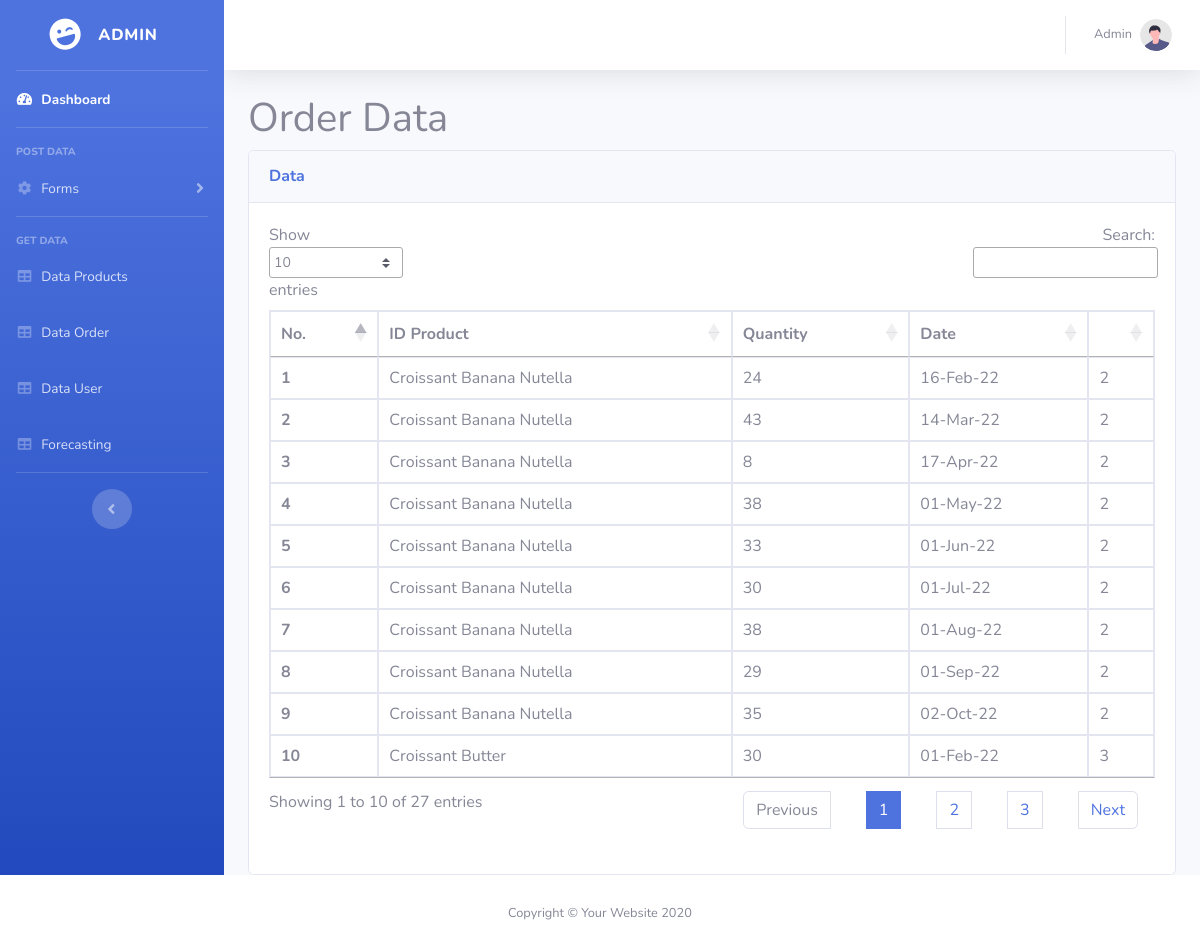
Screenshot of /index.php?page=ordersData (signed in) with the database file from the repository.
### tables this page shows
CREATE TABLE `soldproduct` (
  `id` int(10) NOT NULL,
  `id_product` int(15) NOT NULL,
  `date` date NOT NULL,
  `quantity` int(15) NOT NULL
);

CREATE TABLE `cake` (
  `id` int(10) NOT NULL,
  `name` varchar(150) NOT NULL,
  `kategori` varchar(150) NOT NULL
);

### module/order/index.php (the view)
<h1>Order Data</h1>
<div class="card">
        <div class="card-header py-3">
            <h6 class="m-0 font-weight-bold text-primary">Data</h6>
        </div>
        <div class="card-body">
        <table class="table table-bordered" id="example">
  <thead>
    <tr>
      <th scope="col">No.</th>
      <th scope="col">ID Product</th>
      <th scope="col">Quantity</th>
      <th scope="col">Date</th>
      <th scope="col"></th>
    </tr>
  </thead>
  <tbody>
    <?php
        include "action/connection.php";
        $query = mysqli_query($connection,"SELECT * FROM soldproduct join cake on cake.id=soldproduct.id_product");
        $no=0;
        if ($query->num_rows>0) {
          while ($data=mysqli_fetch_assoc($query)) {
          $no++;
    ?>
    <tr>
      <th scope="row"><?php echo $no;?></th>
      <td><?php echo $data['name'];?></td>
      <td><?php echo $data['quantity'];?></td>
      <td><?php echo date('d-M-y',strtotime($data['date']));?></td>
      <td><?php echo $data['id'];?></td>
    </tr>
    <?php } } ?>
  </tbody>
</table>
        </div>
</div>

### rows the page displays
soldproduct: cake.name "Croissant Banana Nutella", quantity "24", date "16-Feb-22", cake.id "2"
soldproduct: cake.name "Croissant Banana Nutella", quantity "43", date "14-Mar-22", cake.id "2"
soldproduct: cake.name "Croissant Banana Nutella", quantity "8", date "17-Apr-22", cake.id "2"
soldproduct: cake.name "Croissant Banana Nutella", quantity "38", date "01-May-22", cake.id "2"
soldproduct: cake.name "Croissant Banana Nutella", quantity "33", date "01-Jun-22", cake.id "2"
soldproduct: cake.name "Croissant Banana Nutella", quantity "30", date "01-Jul-22", cake.id "2"
soldproduct: cake.name "Croissant Banana Nutella", quantity "38", date "01-Aug-22", cake.id "2"
soldproduct: cake.name "Croissant Banana Nutella", quantity "29", date "01-Sep-22", cake.id "2"
soldproduct: cake.name "Croissant Banana Nutella", quantity "35", date "02-Oct-22", cake.id "2"
soldproduct: cake.name "Croissant Butter", quantity "30", date "01-Feb-22", cake.id "3"

### other values shown
$_SESSION['name'] "Admin"
